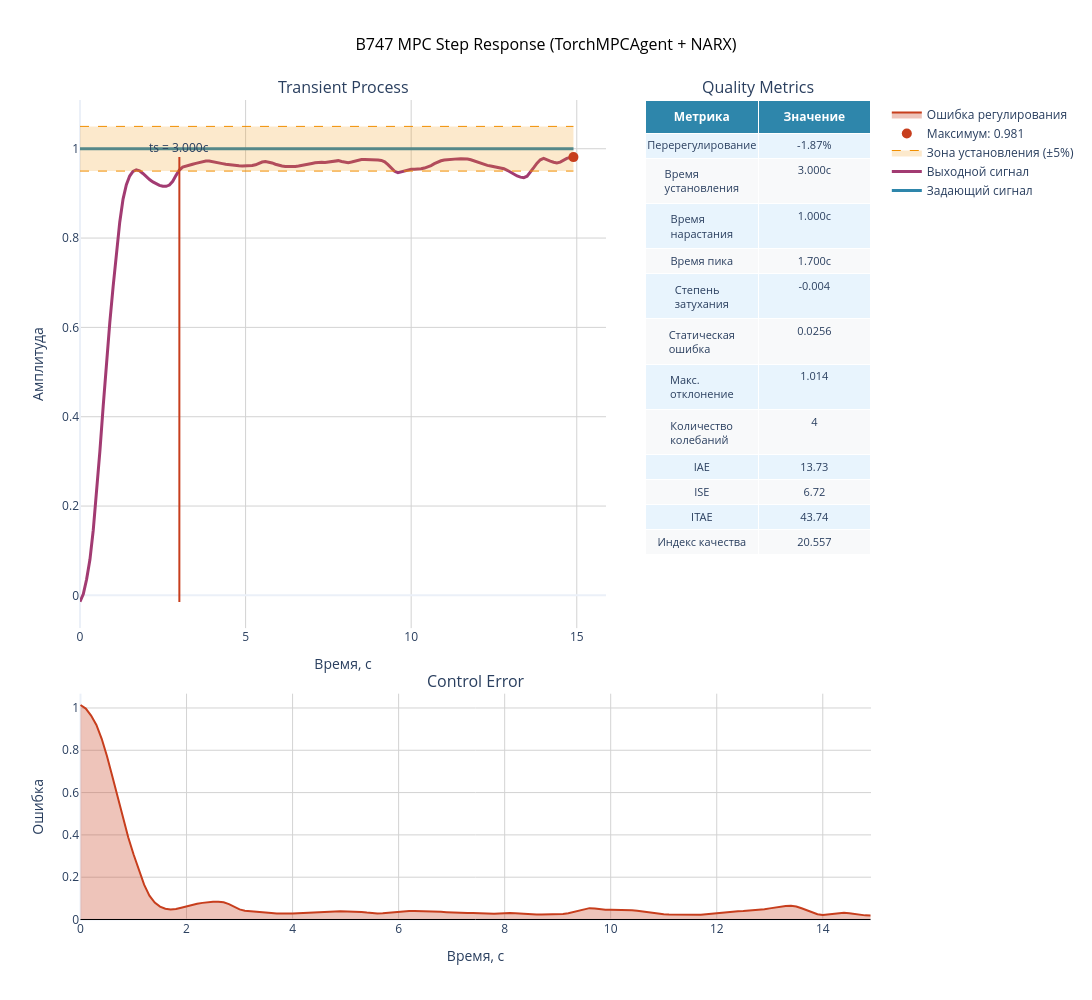

Write notebook code for a chart like this one.
### Code cell
# 📈 Results: plots + step metrics + ControlBenchmark

hist_theta_deg = np.asarray(hist_theta_deg, dtype=np.float32)
hist_ref_deg = np.asarray(hist_ref_deg, dtype=np.float32)
hist_u_deg = np.asarray(hist_u_deg, dtype=np.float32)

t_plot = np.arange(hist_theta_deg.size, dtype=np.float32) * float(DT)

fig, axes = plt.subplots(2, 1, figsize=(12, 6), sharex=True)
axes[0].plot(t_plot, hist_ref_deg, label="theta_ref (deg)")
axes[0].plot(t_plot, hist_theta_deg, label="theta (deg)")
axes[0].set_ylabel("Pitch (deg)")
axes[0].grid(True)
axes[0].legend()

axes[1].plot(t_plot, hist_u_deg, label="elevator (deg)")
axes[1].set_xlabel("Time (s)")
axes[1].set_ylabel("u (deg)")
axes[1].grid(True)
axes[1].legend()

plt.tight_layout()
plt.show()

# --- ControlBenchmark ---
bench = ControlBenchmark()
signal_val = float(hist_ref_deg[0]) if hist_ref_deg.size else 0.0

metrics_bench = bench.becnchmarking_one_step(
    control_signal=hist_ref_deg,
    system_signal=hist_theta_deg,
    signal_val=signal_val,
    dt=float(DT),
)

print("\n" + "=" * 60)
print("📊 ControlBenchmark metrics")
print("=" * 60)
for k in sorted(metrics_bench.keys()):
    print(f"{k:>22s}: {metrics_bench[k]}")

print(
    "\n"
    + bench.generate_report(
        control_signal=hist_ref_deg,
        system_signal=hist_theta_deg,
        signal_val=signal_val,
        dt=float(DT),
        system_name="B747 TorchMPCAgent (NARX dynamics)",
    )
)

SHOW_BENCHMARK_PLOT = True
if SHOW_BENCHMARK_PLOT and hist_ref_deg.size:
    ctrl_step, _ = find_step_function(hist_ref_deg, hist_theta_deg, signal_val=signal_val)
    tps_step = np.arange(ctrl_step.size, dtype=np.float32) * float(DT)
    bench.plot(
        control_signal=hist_ref_deg,
        system_signal=hist_theta_deg,
        signal_val=signal_val,
        dt=float(DT),
        tps=tps_step,
        title="B747 MPC Step Response (TorchMPCAgent + NARX)",
    )

### Figure 1 — Plotly figure (JSON) as saved in the notebook; plotly's stock layout.template omitted (floating-point values rounded to 4 significant figures; data arrays with more than 128 entries replaced by an {"elided": "..."} marker saying what was removed)
{"data": [{"hovertemplate": "Время: %{x:.3f}с<br>Амплитуда: %{y:.3f}<extra></extra>", "line": {"color": "#2E86AB", "width": 3}, "mode": "lines", "name": "Задающий сигнал", "type": "scatter", "x": {"elided": "150 float values"}, "xaxis": "x", "y": {"elided": "150 float values"}, "yaxis": "y"}, {"hovertemplate": "Время: %{x:.3f}с<br>Амплитуда: %{y:.3f}<extra></extra>", "line": {"color": "#A23B72", "width": 3}, "mode": "lines", "name": "Выходной сигнал", "type": "scatter", "x": {"elided": "150 float values"}, "xaxis": "x", "y": {"elided": "150 float values"}, "yaxis": "y"}, {"hovertemplate": "Время: %{x:.3f}с<br>Верхняя граница: %{y:.3f}<extra></extra>", "line": {"color": "#F18F01", "dash": "dash", "width": 1}, "mode": "lines", "name": "Верхняя граница (±5%)", "showlegend": false, "type": "scatter", "x": {"elided": "150 float values"}, "xaxis": "x", "y": {"elided": "150 float values"}, "yaxis": "y"}, {"fill": "tonexty", "fillcolor": "rgba(241, 143, 1, 0.2)", "hovertemplate": "Время: %{x:.3f}с<br>Нижняя граница: %{y:.3f}<extra></extra>", "line": {"color": "#F18F01", "dash": "dash", "width": 1}, "mode": "lines", "name": "Зона установления (±5%)", "type": "scatter", "x": {"elided": "150 float values"}, "xaxis": "x", "y": {"elided": "150 float values"}, "yaxis": "y"}, {"hovertemplate": "Максимум<br>Время: 14.900с<br>Значение: 0.981<br>Перерегулирование: -1.9%<extra></extra>", "marker": {"color": "#C73E1D", "size": 10, "symbol": "circle"}, "mode": "markers", "name": "Максимум: 0.981", "type": "scatter", "x": [14.9], "xaxis": "x", "y": [0.9813], "yaxis": "y"}, {"cells": {"align": "center", "fill": {"color": [["#E8F4FD", "#F8F9FA", "#E8F4FD", "#F8F9FA", "#E8F4FD", "#F8F9FA", "#E8F4FD", "#F8F9FA", "#E8F4FD", "#F8F9FA", "#E8F4FD", "#F8F9FA", "#E8F4FD", "#F8F9FA", "#E8F4FD", "#F8F9FA", "#E8F4FD", "#F8F9FA", "#E8F4FD", "#F8F9FA", "#E8F4FD", "#F8F9FA", "#E8F4FD", "#F8F9FA"]]}, "font": {"size": 11}, "height": 25, "values": [["Перерегулирование", "Время установления", "Время нарастания", "Время пика", "Степень затухания", "Статическая ошибка", "Макс. отклонение", "Количество колебаний", "IAE", "ISE", "ITAE", "Индекс качества"], ["-1.87%", "3.000с", "1.000с", "1.700с", "-0.004", "0.0256", "1.014", "4", "13.73", "6.72", "43.74", "20.557"]]}, "domain": {"x": [0.715, 1], "y": [0.356, 1]}, "header": {"align": "center", "fill": {"color": "#2E86AB"}, "font": {"color": "white", "size": 12}, "values": ["<b>Метрика</b>", "<b>Значение</b>"]}, "type": "table"}, {"fill": "tozeroy", "fillcolor": "rgba(199, 62, 29, 0.3)", "hovertemplate": "Время: %{x:.3f}с<br>Ошибка: %{y:.3f}<extra></extra>", "line": {"color": "#C73E1D", "width": 2}, "mode": "lines", "name": "Ошибка регулирования", "type": "scatter", "x": {"elided": "150 float values"}, "xaxis": "x2", "y": {"elided": "150 float values"}, "yaxis": "y2"}], "layout": {"annotations": [{"font": {"size": 16}, "showarrow": false, "text": "Transient Process", "x": 0.3325, "xanchor": "center", "xref": "paper", "y": 1, "yanchor": "bottom", "yref": "paper"}, {"font": {"size": 16}, "showarrow": false, "text": "Quality Metrics", "x": 0.8575, "xanchor": "center", "xref": "paper", "y": 1, "yanchor": "bottom", "yref": "paper"}, {"font": {"size": 16}, "showarrow": false, "text": "Control Error", "x": 0.5, "xanchor": "center", "xref": "paper", "y": 0.276, "yanchor": "bottom", "yref": "paper"}, {"showarrow": false, "text": "ts = 3.000с", "x": 3, "xref": "x", "y": 0.9813, "yref": "y", "yshift": 10}], "height": 1000, "legend": {"orientation": "v", "x": 1.02, "xanchor": "left", "y": 1, "yanchor": "top"}, "shapes": [{"line": {"color": "#C73E1D", "width": 2}, "type": "line", "x0": 3, "x1": 3, "xref": "x", "y0": -0.01457, "y1": 0.9813, "yref": "y"}, {"line": {"color": "black", "dash": "solid", "width": 1}, "type": "line", "x0": 0, "x1": 14.9, "xref": "x2", "y0": 0, "y1": 0, "yref": "y2"}], "showlegend": true, "title": {"font": {"color": "black", "size": 16}, "text": "B747 MPC Step Response (TorchMPCAgent + NARX)", "x": 0.5}, "width": 1600, "xaxis": {"anchor": "y", "domain": [0, 0.665], "gridcolor": "lightgray", "gridwidth": 1, "showgrid": true, "title": {"text": "Время, с"}}, "xaxis2": {"anchor": "y2", "domain": [0, 1], "gridcolor": "lightgray", "gridwidth": 1, "showgrid": true, "title": {"text": "Время, с"}}, "yaxis": {"anchor": "x", "domain": [0.356, 1], "gridcolor": "lightgray", "gridwidth": 1, "showgrid": true, "title": {"text": "Амплитуда"}}, "yaxis2": {"anchor": "x2", "domain": [0, 0.276], "gridcolor": "lightgray", "gridwidth": 1, "showgrid": true, "title": {"text": "Ошибка"}}}}
